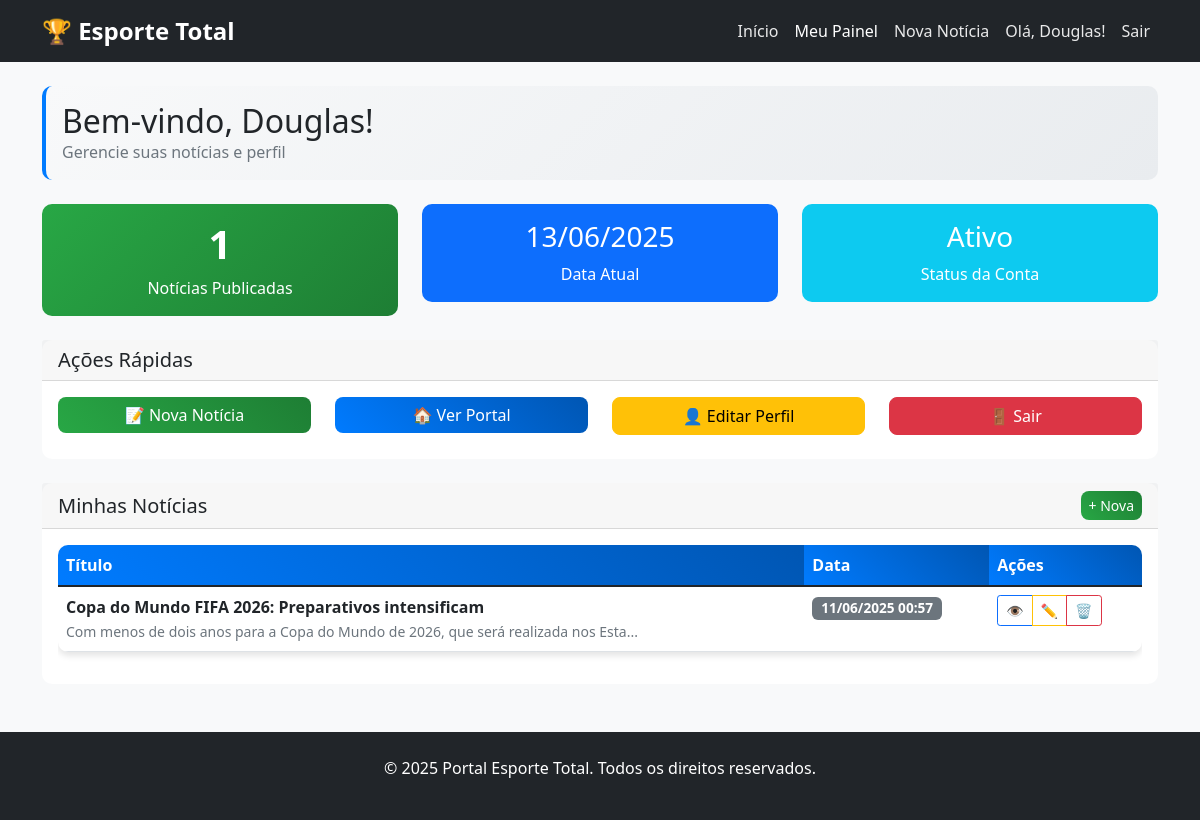
/dashboard.php (signed in), run on the app's committed database.
### tables this page shows
CREATE TABLE noticias (
    id INT AUTO_INCREMENT PRIMARY KEY,
    titulo VARCHAR(255) NOT NULL,
    noticia TEXT NOT NULL,
    data DATETIME DEFAULT CURRENT_TIMESTAMP,
    autor INT NOT NULL,
    imagem VARCHAR(255) NULL,
    FOREIGN KEY (autor) REFERENCES usuarios(id) ON DELETE CASCADE
);

### funcoes.php (called while the page is built, shortened)
<?php
require_once 'conexao.php';
function buscarNoticiasPorAutor($autor_id) {
    global $pdo;
    try {
        $stmt = $pdo->prepare("SELECT n.*, u.nome as autor_nome FROM noticias n INNER JOIN usuarios u ON n.autor = u.id WHERE n.autor = ? ORDER BY data DESC");
        $stmt->execute([$autor_id]);
        return $stmt->fetchAll(PDO::FETCH_ASSOC);
    } catch (PDOException $e) {
        return [];
    }
}
function formatarData($data_string) {
    $datetime = new DateTime($data_string);
    return $datetime->format('d/m/Y H:i');
}
function criarResumo($texto, $limite = 150) {
    return htmlspecialchars(mb_substr($texto, 0, $limite)) . "...";
}
?>

### dashboard.php (the view, shortened to what this page needs)
<?php
$minhas_noticias = buscarNoticiasPorAutor($_SESSION['usuario_id']);
$total_noticias = count($minhas_noticias);
?>
<!DOCTYPE html>
<html lang="pt-BR">
<head>
    <link href="https://cdn.jsdelivr.net/npm/bootstrap@5.1.3/dist/css/bootstrap.min.css" rel="stylesheet">
    <link rel="stylesheet" href="style.css">
</head>
<body>
    <nav class="navbar navbar-expand-lg navbar-dark bg-dark">
        <div class="container">
            <a class="navbar-brand fw-bold" href="index.php">🏆 Esporte Total</a>
            <div class="collapse navbar-collapse" id="navbarNav">
                <ul class="navbar-nav ms-auto">
                    <li class="nav-item">
                        <a class="nav-link" href="index.php">Início</a>
                    </li>
                    <li class="nav-item">
                        <a class="nav-link active" href="dashboard.php">Meu Painel</a>
                    </li>
                    <li class="nav-item">
                        <a class="nav-link" href="nova_noticia.php">Nova Notícia</a>
                    </li>
                    <li class="nav-item">
                        <span class="nav-link">Olá, <?php echo htmlspecialchars($_SESSION['usuario_nome']); ?>!</span>
                    </li>
                    <li class="nav-item">
                        <a class="nav-link" href="logout.php">Sair</a>
                    </li>
                </ul>
            </div>
        </div>
    </nav>
    <div class="container mt-4">
        <div class="row mb-4">
            <div class="col-12">
                <div class="dashboard-card card">
                    <div class="card-body">
                        <h2 class="mb-0">Bem-vindo, <?php echo htmlspecialchars($_SESSION['usuario_nome']); ?>!</h2>
                        <p class="text-muted mb-0">Gerencie suas notícias e perfil</p>
                    </div>
                </div>
            </div>
        </div>
        <div class="row mb-4">
            <div class="col-md-4">
                <div class="card dashboard-stats text-center">
                    <div class="card-body">
                        <h3><?php echo $total_noticias; ?></h3>
                        <p class="mb-0">Notícias Publicadas</p>
                    </div>
                </div>
            </div>
            <div class="col-md-4">
                <div class="card bg-primary text-white text-center">
                    <div class="card-body">
                        <h3><?php echo date('d/m/Y'); ?></h3>
                        <p class="mb-0">Data Atual</p>
                    </div>
                </div>
            </div>
            <div class="col-md-4">
                <div class="card bg-info text-white text-center">
                    <div class="card-body">
                        <h3>Ativo</h3>
                        <p class="mb-0">Status da Conta</p>
                    </div>
                </div>
            </div>
        </div>
        <div class="row mb-4">
            <div class="col-12">
                <div class="card">
                    <div class="card-header">
                        <h5 class="mb-0">Ações Rápidas</h5>
                    </div>
                    <div class="card-body">
                        <div class="row">
                            <div class="col-md-3 mb-2">
                                <a href="nova_noticia.php" class="btn btn-success w-100">
                                    📝 Nova Notícia
                                </a>
                            </div>
                            <div class="col-md-3 mb-2">
                                <a href="index.php" class="btn btn-primary w-100">
                                    🏠 Ver Portal
                                </a>
                            </div>
                            <div class="col-md-3 mb-2">
                                <a href="editar_usuario.php" class="btn btn-warning w-100">
                                    👤 Editar Perfil
                                </a>
                            </div>
                            <div class="col-md-3 mb-2">
                                <a href="logout.php" class="btn btn-danger w-100">
                                    🚪 Sair
                                </a>
                            </div>
                        </div>
                    </div>
                </div>
            </div>
        </div>
        <div class="row">
            <div class="col-12">
                <div class="card">
                    <div class="card-header d-flex justify-content-between align-items-center">
                        <h5 class="mb-0">Minhas Notícias</h5>
                        <a href="nova_noticia.php" class="btn btn-success btn-sm">+ Nova</a>
                    </div>
                    <div class="card-body">
                        <?php if (empty($minhas_noticias)): ?>
                            <div class="text-center py-4">
                                <h6>Nenhuma notícia publicada ainda</h6>
                                <p class="text-muted">Que tal criar sua primeira notícia?</p>
                                <a href="nova_noticia.php" class="btn btn-primary">Criar Primeira Notícia</a>
                            </div>
                        <?php else: ?>
                            <div class="table-responsive">
                                <table class="table table-hover">
                                    <thead>
                                        <tr>
                                            <th>Título</th>
                                            <th>Data</th>
                                            <th>Ações</th>
                                        </tr>
                                    </thead>
                                    <tbody>
                                        <?php foreach ($minhas_noticias as $noticia): ?>
                                            <tr>
                                                <td>
                                                    <strong><?php echo htmlspecialchars($noticia['titulo']); ?></strong>
                                                    <br>
                                                    <small class="text-muted">
                                                        <?php echo htmlspecialchars(criarResumo($noticia['noticia'], 80)); ?>
                                                    </small>
                                                </td>
                                                <td>
                                                    <span class="badge bg-secondary">
                                                        <?php echo formatarData($noticia['data']); ?>
                                                    </span>
                                                </td>
                                                <td>
                                                    <div class="btn-group btn-group-sm">
                                                        <a href="noticia.php?id=<?php echo $noticia['id']; ?>"
                                                           class="btn btn-outline-primary" title="Ver">
                                                            👁️
                                                        </a>
                                                        <a href="editar_noticia.php?id=<?php echo $noticia['id']; ?>"
                                                           class="btn btn-outline-warning" title="Editar">
                                                            ✏️
                                                        </a>
                                                        <a href="excluir_noticia.php?id=<?php echo $noticia['id']; ?>"
                                                           class="btn btn-outline-danger" title="Excluir"
                                                           onclick="return confirm('Tem certeza que deseja excluir esta notícia?')">
                                                            🗑️
                                                        </a>
                                                    </div>
                                                </td>
                                            </tr>
                                        <?php endforeach; ?>
                                    </tbody>
                                </table>
                            </div>
                        <?php endif; ?>
                    </div>
                </div>
            </div>
        </div>
    </div>
    <footer class="bg-dark text-white text-center py-4 mt-5">
        <div class="container">
            <p>&copy; 2025 Portal Esporte Total. Todos os direitos reservados.</p>
        </div>
    </footer>
</body>
</html>

### style.css (style rules this page uses)
body { background-color: #f8f9fa; font-family: 'Segoe UI', Tahoma, Geneva, Verdana, sans-serif; }
.navbar-brand { font-size: 1.5rem; font-weight: bold; }
.navbar-dark .navbar-nav .nav-link { color: rgba(255, 255, 255, 0.9); transition: color 0.3s ease; }
.card { border: none; border-radius: 10px; transition: transform 0.3s ease, box-shadow 0.3s ease; }
.btn { border-radius: 8px; font-weight: 500; transition: all 0.3s ease; }
.btn-primary { background: linear-gradient(45deg, #007bff, #0056b3); border: none; }
.btn-success { background: linear-gradient(45deg, #28a745, #1e7e34); border: none; }
.card-header { border-radius: 10px 10px 0 0; font-weight: bold; }
footer { margin-top: auto; }
.dashboard-card { background: linear-gradient(135deg, #f8f9fa 0%, #e9ecef 100%); border-left: 4px solid #007bff; }
.dashboard-stats { background: linear-gradient(135deg, #28a745 0%, #1e7e34 100%); color: white; }
.dashboard-stats h3 { font-size: 2.5rem; font-weight: bold; }
.table { background: white; border-radius: 10px; overflow: hidden; box-shadow: 0 4px 6px rgba(0, 0, 0, 0.1); }
.table thead th { background: linear-gradient(45deg, #007bff, #0056b3); color: white; border: none; font-weight: 600; }
.badge { font-size: 0.85em; border-radius: 6px; }

### data on the page
noticias: titulo "Copa do Mundo FIFA 2026: Preparativos intensificam", noticia "Com menos de dois anos para a Copa do Mundo de 2026, que será realizada nos Esta...", data "11/06/2025 00:57"

### other printed values
$_SESSION['usuario_nome'] "Douglas"
$total_noticias "1"
